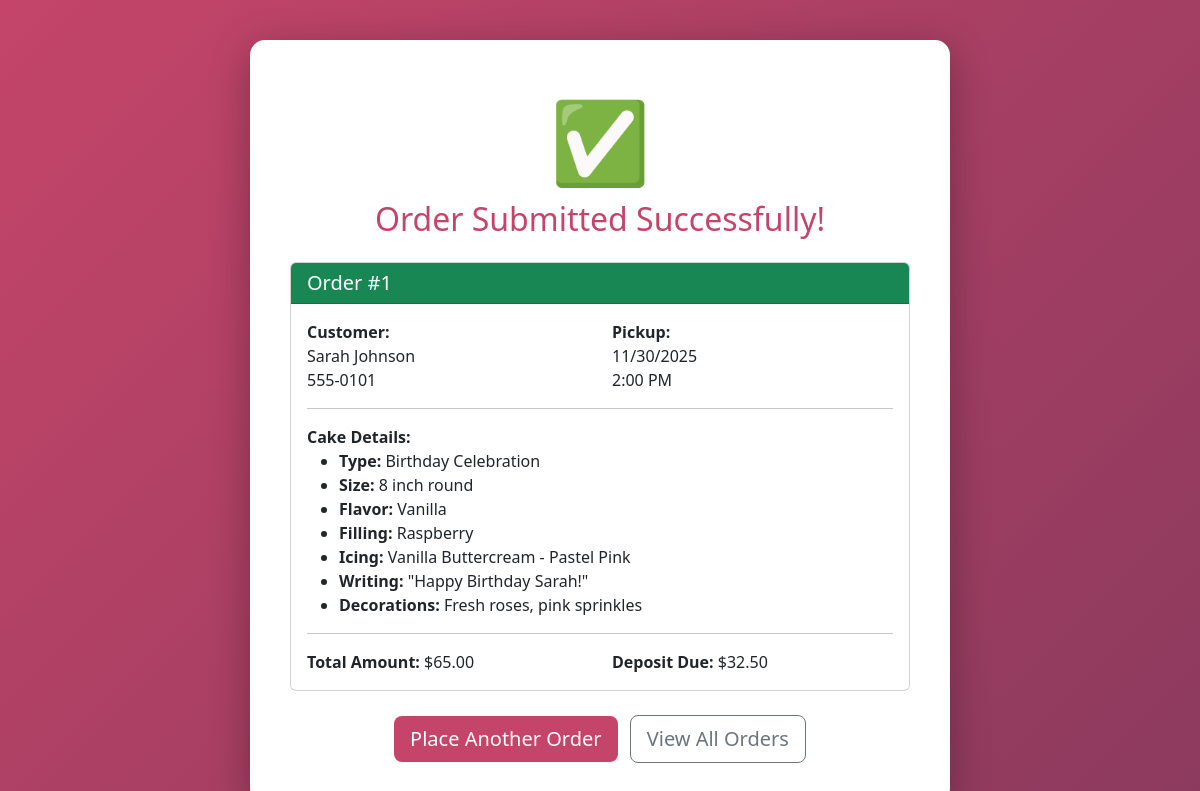
The app's page /order_success.php?id=1 with its own data.
### tables this page shows
CREATE TABLE IF NOT EXISTS orders (
    id INT AUTO_INCREMENT PRIMARY KEY,
    
     
    customer_name VARCHAR(150) NOT NULL,
    customer_email VARCHAR(255),
    customer_phone VARCHAR(20) NOT NULL,
    
     
    pickup_date DATE NOT NULL,
    pickup_time TIME NOT NULL,
    
     
    cake_type VARCHAR(100) NOT NULL,
    size VARCHAR(50) NOT NULL,
    flavor VARCHAR(100) NOT NULL,
    filling VARCHAR(100),
    icing_flavor VARCHAR(100) NOT NULL,
    icing_color VARCHAR(50) NOT NULL,
    writing_text VARCHAR(255),
    decorations TEXT,
    
     
    total_amount DECIMAL(10,2) NOT NULL,
    deposit_amount DECIMAL(10,2) DEFAULT 0,
    balance_due DECIMAL(10,2) AS (total_amount - deposit_amount) STORED,
    
     
    status ENUM('pending', 'in_progress', 'ready', 'completed', 'cancelled') DEFAULT 'pending',
    special_instructions TEXT,
    
     
    created_at TIMESTAMP DEFAULT CURRENT_TIMESTAMP,
    updated_at TIMESTAMP DEFAULT CURRENT_TIMESTAMP ON UPDATE CURRENT_TIMESTAMP
);

### db.php (called while the page is built, shortened)
<?php
function format_money($amount) {
    return '$' . number_format($amount, 2);
}
function format_date($date) {
    return date('m/d/Y', strtotime($date));
}
?>

### order_success.php (the view, shortened to what this page needs)
<?php
include 'db.php';
$order_id = isset($_GET['id']) ? intval($_GET['id']) : 0;
$query = "SELECT * FROM orders WHERE id = $order_id";
$result = mysqli_query($conn, $query);
$order = mysqli_fetch_assoc($result);
?>
<!DOCTYPE html>
<html lang="en">
<head>
    <link href="https://cdn.jsdelivr.net/npm/bootstrap@5.3.0/dist/css/bootstrap.min.css" rel="stylesheet">
</head>
<body>
    <div class="container">
        <div class="success-icon">✅</div>
        <h2 class="mb-4">Order Submitted Successfully!</h2>
        <div class="card mb-4">
            <div class="card-header bg-success text-white">
                <h5 class="mb-0">Order #<?php echo $order['id']; ?></h5>
            </div>
            <div class="card-body">
                <div class="row mb-3">
                    <div class="col-md-6">
                        <strong>Customer:</strong><br>
                        <?php echo htmlspecialchars($order['customer_name']); ?><br>
                        <?php echo htmlspecialchars($order['customer_phone']); ?>
                    </div>
                    <div class="col-md-6">
                        <strong>Pickup:</strong><br>
                        <?php echo format_date($order['pickup_date']); ?><br>
                        <?php echo date('g:i A', strtotime($order['pickup_time'])); ?>
                    </div>
                </div>
                <hr>
                <div class="mb-3">
                    <strong>Cake Details:</strong><br>
                    <ul>
                        <li><strong>Type:</strong> <?php echo htmlspecialchars($order['cake_type']); ?></li>
                        <li><strong>Size:</strong> <?php echo htmlspecialchars($order['size']); ?></li>
                        <li><strong>Flavor:</strong> <?php echo htmlspecialchars($order['flavor']); ?></li>
                        <?php if ($order['filling'] != 'None'): ?>
                            <li><strong>Filling:</strong> <?php echo htmlspecialchars($order['filling']); ?></li>
                        <?php endif; ?>
                        <li><strong>Icing:</strong> <?php echo htmlspecialchars($order['icing_flavor']); ?> - <?php echo htmlspecialchars($order['icing_color']); ?></li>
                        <?php if ($order['writing_text']): ?>
                            <li><strong>Writing:</strong> "<?php echo htmlspecialchars($order['writing_text']); ?>"</li>
                        <?php endif; ?>
                        <?php if ($order['decorations']): ?>
                            <li><strong>Decorations:</strong> <?php echo htmlspecialchars($order['decorations']); ?></li>
                        <?php endif; ?>
                    </ul>
                </div>
                <hr>
                <div class="row">
                    <div class="col-md-6">
                        <strong>Total Amount:</strong> <?php echo format_money($order['total_amount']); ?>
                    </div>
                    <div class="col-md-6">
                        <strong>Deposit Due:</strong> <?php echo format_money($order['deposit_amount']); ?>
                    </div>
                </div>
            </div>
        </div>
        <div class="text-center">
            <a href="order_form.php" class="btn btn-custom btn-lg me-2">Place Another Order</a>
            <a href="view_orders.php" class="btn btn-outline-secondary btn-lg">View All Orders</a>
        </div>
    </div>
</body>
</html>

### order_success.php (style rules this page uses)
body { background: linear-gradient(135deg, #C44569 0%, #8B3A5E 100%); min-height: 100vh; padding: 20px; }
.container { background: white; border-radius: 15px; padding: 40px; margin-top: 20px; box-shadow: 0 10px 40px rgba(0,0,0,0.3); max-width: 700px; }
.success-icon { font-size: 80px; color: #28a745; text-align: center; }
h2 { color: #C44569; text-align: center; }
.btn-custom { background-color: #C44569; border: none; color: white; }

### records on screen
orders: id "1", customer_name "Sarah Johnson", customer_phone "555-0101", pickup_date "11/30/2025", pickup_time "2:00 PM", cake_type "Birthday Celebration", size "8 inch round", flavor "Vanilla", filling "Raspberry", icing_flavor "Vanilla Buttercream", icing_color "Pastel Pink", writing_text "Happy Birthday Sarah!", decorations "Fresh roses, pink sprinkles", total_amount "$65.00", deposit_amount "$32.50"
